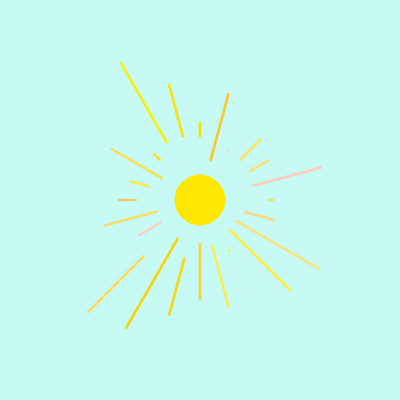
Frame 1 (no input)
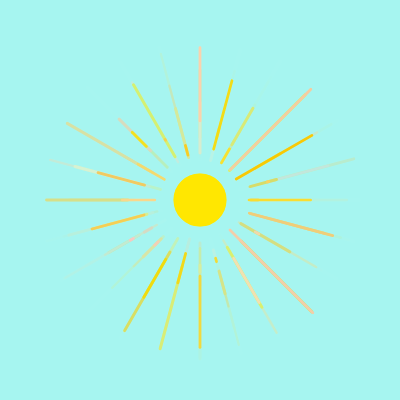
Frame 60 (no input)
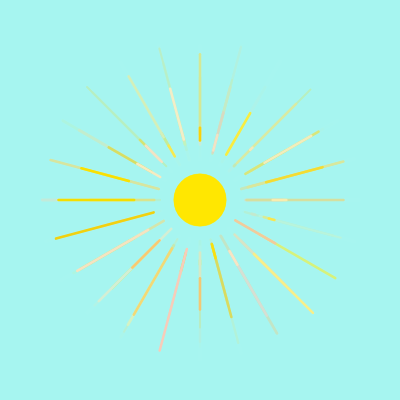
Frame 120 (the mouse pressed at the canvas centre since frame 60)

The p5.js sketch that drew these frames (run headless with seeded random() and noise() and a simulated clock; from frame 60 on, the mouse is pressed at the canvas centre):

// p5.js sketch
// ── sketch.js
function preload(){
  // preload assets
}

function setup() {
  createCanvas(400, 400);
  background ( 167 , 245 , 239 , 100 );
  frameRate( 20 )
}

function draw() {

  background ( 167 , 245 , 239 , 100 );
  
  stroke ( 255 , 231 , 1 );
  fill ( 255 , 231 , 1 );
  circle ( 200 , 200 , 50 );

  strokeWeight(random(2,3));

  beginShape();
    for(let angle = 0; angle < 360; angle += 15) {
     
     const radius = random( 50, 160);
     const iradius = random(40,80);
     
    const x = radius * cos(Math.PI / 180 * angle);
    const y = radius * sin(Math.PI / 180 * angle);

    const ix = iradius * cos(Math.PI / 180 * angle);
    const iy = iradius * sin(Math.PI / 180 * angle);

    stroke(random(240,250),random(200,240),random(0,200)); 
    line( x+400/2 , y+400/2 , ix+400/2 , iy+400/2 );

  }
  endShape(CLOSE);

}
